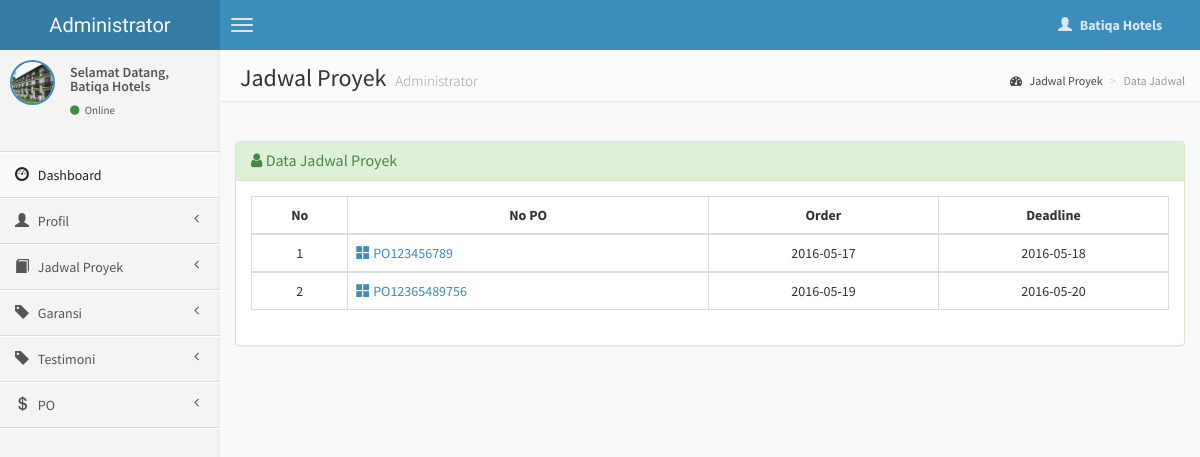
The app's page /member/jadwal.php (signed in) with its own data.
### tables this page shows
CREATE TABLE `jadwal_proyek` (
  `id_jadwal` int(4) NOT NULL,
  `id_jenis` int(4) NOT NULL,
  `id_member` int(4) NOT NULL,
  `id_teknisi` int(4) NOT NULL,
  `no_po` varchar(50) NOT NULL,
  `tgl_proyek` date NOT NULL,
  `tgl_selesai` date NOT NULL,
  `report` varchar(500) NOT NULL,
  `status` varchar(50) NOT NULL
);

### member/jadwal.php (the view, shortened to what this page needs)
<?php
if (empty($_SESSION['username'])){
	header('location:../index.php');
} else {
?>
<!DOCTYPE html>
<html>
    <head>
        <link href="../dist/css/bootstrap.css" rel="stylesheet" type="text/css" />
        <link href="//cdnjs.cloudflare.com/ajax/libs/font-awesome/4.1.0/css/font-awesome.min.css" rel="stylesheet" type="text/css" />
        <link href="//code.ionicframework.com/ionicons/1.5.2/css/ionicons.min.css" rel="stylesheet" type="text/css" />
        <link href="../css/morris/morris.css" rel="stylesheet" type="text/css" />
        <link href="../css/jvectormap/jquery-jvectormap-1.2.2.css" rel="stylesheet" type="text/css" />
        <link href="../css/datepicker/datepicker3.css" rel="stylesheet" type="text/css" />
        <link href="../css/daterangepicker/daterangepicker-bs3.css" rel="stylesheet" type="text/css" />
        <link href="../css/bootstrap-wysihtml5/bootstrap3-wysihtml5.min.css" rel="stylesheet" type="text/css" />
        <link href="../css/AdminLTE.css" rel="stylesheet" type="text/css" />
        <link rel="stylesheet" href="datatables/dataTables.bootstrap.css"/>
    </head>
    <body class="skin-blue">
        <header class="header">
            <a href="index.php" class="logo">
                Administrator
            </a>
            <nav class="navbar navbar-static-top" role="navigation">
                <a href="#" class="navbar-btn sidebar-toggle" data-toggle="offcanvas" role="button">
                    <span class="icon-bar"></span>
                    <span class="icon-bar"></span>
                    <span class="icon-bar"></span>
                </a>
                <div class="navbar-right">
                    <ul class="nav navbar-nav">
                        <li class="dropdown user user-menu">
                            <a href="#" class="dropdown-toggle" data-toggle="dropdown">
                                <i class="glyphicon glyphicon-user"></i>
                                <span><?php echo $_SESSION['fullname']; ?> <i class="caret"></i></span>
                            </a>
<?php } ?>
                        </li>
                    </ul>
                </div>
            </nav>
        </header>
        <div class="wrapper row-offcanvas row-offcanvas-left">
            <aside class="left-side sidebar-offcanvas">
                <section class="sidebar">
                    <div class="user-panel">
                        <div class="pull-left image">
                            <img src="<?php echo $_SESSION['gambar']; ?>" class="img-circle" alt="User Image" style="border: 2px solid #3C8DBC;" />
                        </div>
                        <div class="pull-left info">
                            <p>Selamat Datang,<br /><?php echo $_SESSION['fullname']; ?></p>
                            <a href="#"><i class="fa fa-circle text-success"></i> Online</a>
                        </div>
                    </div>
                    <?php include "menu.php"; ?>
                </section>
            </aside>
            <aside class="right-side">
                <section class="content-header">
                    <h1>
                        Jadwal Proyek
                        <small>Administrator</small>
                    </h1>
                    <ol class="breadcrumb">
                        <li><a href="#"><i class="fa fa-dashboard"></i> Jadwal Proyek</a></li>
                        <li class="active">Data Jadwal</li>
                    </ol>
                </section>
                <section class="content">
                    <br />
                    <div class="row">
                        <div class="col-lg-12">
                    <div class="panel panel-success">
                        <div class="panel-heading">
                        <h3 class="panel-title"><i class="fa fa-user"></i> Data Jadwal Proyek </h3>
                        </div>
                        <div class="panel-body">
                    <?php
                    $query1="select * from jadwal_proyek where id_member='$_SESSION[user_id]'";
                    $tampil=mysqli_query($koneksi, $query1) or die(mysqli_error());
                    ?>
                  <table id="example" class="table table-hover table-bordered">
                  <thead>
                      <tr>
                        <th><center>No </center></th>
                        <th><center>No PO </center></th>
                        <th><center>Order</center></th>
                        <th><center>Deadline</center></th>
                      </tr>
                  </thead>
                     <?php
                     $no=0;
                     while($data=mysqli_fetch_array($tampil))
                    { $no++; ?>
                    <tbody>
                    <tr>
                    <td><center><?php echo $no; ?></center></td>
                    <td><a href="detail-jadwal.php?hal=edit&kd=<?php echo $data['id_jadwal'];?>"><span class="glyphicon glyphicon-th-large"></span> <?php echo $data['no_po'];?></td>
                    <td><center><?php echo $data['tgl_proyek'];?></center></td>
                    <td><center><?php echo $data['tgl_selesai'];?></center></td>
                    </tr></div>
                 <?php
              }
              ?>
              </div>
              </div>
            </div>
    </body>
</html>

### records on screen
jadwal_proyek: no_po "PO123456789", tgl_proyek "2016-05-17", tgl_selesai "2016-05-18"
jadwal_proyek: no_po "PO12365489756", tgl_proyek "2016-05-19", tgl_selesai "2016-05-20"

### other values on screen
$_SESSION['fullname'] "Batiqa Hotels"
